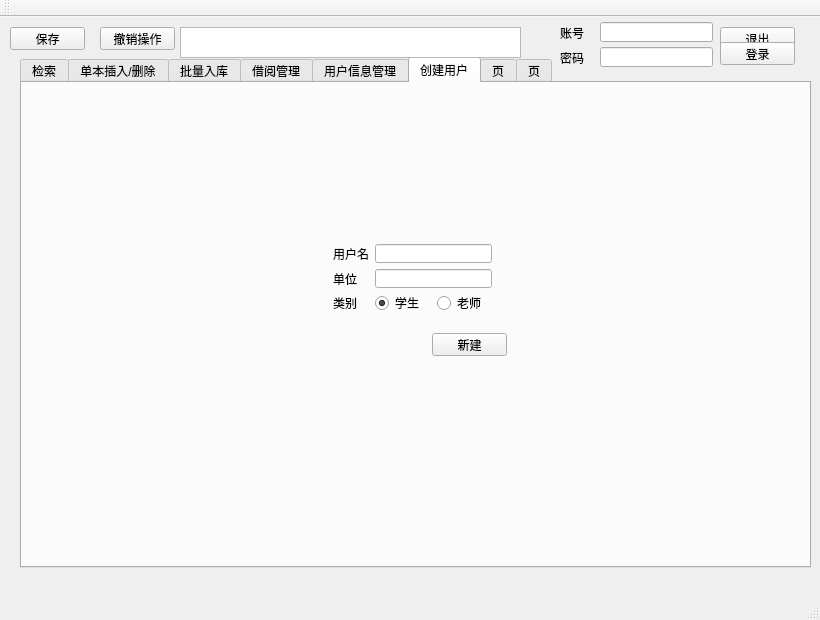
<?xml version="1.0" encoding="UTF-8"?>
<ui version="4.0">
 <class>BookSystemClass</class>
 <widget class="QMainWindow" name="BookSystemClass">
  <property name="geometry">
   <rect>
    <x>0</x>
    <y>0</y>
    <width>820</width>
    <height>620</height>
   </rect>
  </property>
  <property name="sizePolicy">
   <sizepolicy hsizetype="Expanding" vsizetype="Preferred">
    <horstretch>0</horstretch>
    <verstretch>0</verstretch>
   </sizepolicy>
  </property>
  <property name="minimumSize">
   <size>
    <width>820</width>
    <height>620</height>
   </size>
  </property>
  <property name="maximumSize">
   <size>
    <width>820</width>
    <height>620</height>
   </size>
  </property>
  <property name="windowTitle">
   <string>BookSystem</string>
  </property>
  <widget class="QWidget" name="centralWidget">
   <widget class="QTabWidget" name="tabWidget">
    <property name="geometry">
     <rect>
      <x>20</x>
      <y>40</y>
      <width>791</width>
      <height>511</height>
     </rect>
    </property>
    <property name="currentIndex">
     <number>5</number>
    </property>
    <widget class="QWidget" name="tab_1">
     <attribute name="title">
      <string>检索</string>
     </attribute>
     <widget class="QLineEdit" name="lineEdit">
      <property name="geometry">
       <rect>
        <x>50</x>
        <y>10</y>
        <width>113</width>
        <height>20</height>
       </rect>
      </property>
     </widget>
     <widget class="QLabel" name="label">
      <property name="geometry">
       <rect>
        <x>20</x>
        <y>15</y>
        <width>24</width>
        <height>12</height>
       </rect>
      </property>
      <property name="text">
       <string>书名</string>
      </property>
     </widget>
     <widget class="QTableView" name="tableView_select">
      <property name="geometry">
       <rect>
        <x>10</x>
        <y>110</y>
        <width>761</width>
        <height>361</height>
       </rect>
      </property>
     </widget>
     <widget class="QPushButton" name="pushButton_serach_empty">
      <property name="geometry">
       <rect>
        <x>540</x>
        <y>10</y>
        <width>75</width>
        <height>23</height>
       </rect>
      </property>
      <property name="text">
       <string>清空</string>
      </property>
     </widget>
     <widget class="QCheckBox" name="checkBox">
      <property name="geometry">
       <rect>
        <x>660</x>
        <y>15</y>
        <width>101</width>
        <height>16</height>
       </rect>
      </property>
      <property name="text">
       <string>仅显示有余量</string>
      </property>
     </widget>
     <widget class="QLabel" name="label_2">
      <property name="geometry">
       <rect>
        <x>180</x>
        <y>15</y>
        <width>24</width>
        <height>12</height>
       </rect>
      </property>
      <property name="text">
       <string>类别</string>
      </property>
     </widget>
     <widget class="QLineEdit" name="lineEdit_2">
      <property name="geometry">
       <rect>
        <x>210</x>
        <y>10</y>
        <width>113</width>
        <height>20</height>
       </rect>
      </property>
     </widget>
     <widget class="QLineEdit" name="lineEdit_3">
      <property name="geometry">
       <rect>
        <x>380</x>
        <y>10</y>
        <width>113</width>
        <height>20</height>
       </rect>
      </property>
     </widget>
     <widget class="QLabel" name="label_3">
      <property name="geometry">
       <rect>
        <x>350</x>
        <y>15</y>
        <width>24</width>
        <height>12</height>
       </rect>
      </property>
      <property name="text">
       <string>作者</string>
      </property>
     </widget>
     <widget class="QWidget" name="gridLayoutWidget">
      <property name="geometry">
       <rect>
        <x>370</x>
        <y>70</y>
        <width>391</width>
        <height>31</height>
       </rect>
      </property>
      <layout class="QGridLayout" name="gridLayout">
       <item row="3" column="0">
        <widget class="QRadioButton" name="radioButton_4">
         <property name="text">
          <string>默认</string>
         </property>
         <property name="checked">
          <bool>true</bool>
         </property>
        </widget>
       </item>
       <item row="3" column="2">
        <widget class="QRadioButton" name="radioButton_2">
         <property name="text">
          <string>类别</string>
         </property>
        </widget>
       </item>
       <item row="3" column="3">
        <widget class="QRadioButton" name="radioButton_3">
         <property name="text">
          <string>作者</string>
         </property>
        </widget>
       </item>
       <item row="3" column="1">
        <widget class="QRadioButton" name="radioButton">
         <property name="text">
          <string>书名</string>
         </property>
        </widget>
       </item>
       <item row="3" column="4">
        <widget class="QCheckBox" name="checkBox_2">
         <property name="text">
          <string>反向</string>
         </property>
        </widget>
       </item>
      </layout>
     </widget>
     <widget class="QLabel" name="label_4">
      <property name="geometry">
       <rect>
        <x>340</x>
        <y>80</y>
        <width>24</width>
        <height>12</height>
       </rect>
      </property>
      <property name="text">
       <string>排序</string>
      </property>
     </widget>
     <widget class="QLabel" name="label_27">
      <property name="geometry">
       <rect>
        <x>20</x>
        <y>45</y>
        <width>36</width>
        <height>12</height>
       </rect>
      </property>
      <property name="text">
       <string>出版社</string>
      </property>
     </widget>
     <widget class="QLineEdit" name="lineEdit_19">
      <property name="geometry">
       <rect>
        <x>60</x>
        <y>40</y>
        <width>113</width>
        <height>20</height>
       </rect>
      </property>
     </widget>
     <widget class="QDoubleSpinBox" name="doubleSpinBox">
      <property name="geometry">
       <rect>
        <x>220</x>
        <y>40</y>
        <width>62</width>
        <height>22</height>
       </rect>
      </property>
     </widget>
     <widget class="QDoubleSpinBox" name="doubleSpinBox_2">
      <property name="geometry">
       <rect>
        <x>310</x>
        <y>40</y>
        <width>62</width>
        <height>22</height>
       </rect>
      </property>
      <property name="maximum">
       <double>999.990000000000009</double>
      </property>
      <property name="value">
       <double>999.000000000000000</double>
      </property>
     </widget>
     <widget class="QSpinBox" name="spinBox">
      <property name="geometry">
       <rect>
        <x>440</x>
        <y>40</y>
        <width>60</width>
        <height>22</height>
       </rect>
      </property>
      <property name="minimum">
       <number>1800</number>
      </property>
      <property name="maximum">
       <number>2017</number>
      </property>
     </widget>
     <widget class="QSpinBox" name="spinBox_2">
      <property name="geometry">
       <rect>
        <x>520</x>
        <y>40</y>
        <width>60</width>
        <height>22</height>
       </rect>
      </property>
      <property name="minimum">
       <number>1800</number>
      </property>
      <property name="maximum">
       <number>2017</number>
      </property>
      <property name="value">
       <number>2017</number>
      </property>
     </widget>
     <widget class="QLabel" name="label_28">
      <property name="geometry">
       <rect>
        <x>190</x>
        <y>45</y>
        <width>54</width>
        <height>12</height>
       </rect>
      </property>
      <property name="text">
       <string>价格</string>
      </property>
     </widget>
     <widget class="QLabel" name="label_29">
      <property name="geometry">
       <rect>
        <x>290</x>
        <y>45</y>
        <width>10</width>
        <height>12</height>
       </rect>
      </property>
      <property name="text">
       <string>-</string>
      </property>
     </widget>
     <widget class="QLabel" name="label_30">
      <property name="geometry">
       <rect>
        <x>410</x>
        <y>45</y>
        <width>54</width>
        <height>12</height>
       </rect>
      </property>
      <property name="text">
       <string>年份</string>
      </property>
     </widget>
     <widget class="QLabel" name="label_31">
      <property name="geometry">
       <rect>
        <x>505</x>
        <y>45</y>
        <width>10</width>
        <height>12</height>
       </rect>
      </property>
      <property name="text">
       <string>-</string>
      </property>
     </widget>
    </widget>
    <widget class="QWidget" name="tab_2">
     <attribute name="title">
      <string>单本插入/删除</string>
     </attribute>
     <widget class="QTableView" name="tableView_insert1">
      <property name="geometry">
       <rect>
        <x>120</x>
        <y>110</y>
        <width>651</width>
        <height>361</height>
       </rect>
      </property>
     </widget>
     <widget class="QWidget" name="gridLayoutWidget_2">
      <property name="geometry">
       <rect>
        <x>10</x>
        <y>20</y>
        <width>681</width>
        <height>41</height>
       </rect>
      </property>
      <layout class="QGridLayout" name="gridLayout_2">
       <item row="0" column="0">
        <widget class="QLabel" name="label_5">
         <property name="text">
          <string>书名</string>
         </property>
        </widget>
       </item>
       <item row="1" column="0">
        <widget class="QLineEdit" name="lineEdit_4"/>
       </item>
       <item row="0" column="1">
        <widget class="QLabel" name="label_7">
         <property name="text">
          <string>出版社</string>
         </property>
        </widget>
       </item>
       <item row="1" column="1">
        <widget class="QLineEdit" name="lineEdit_5"/>
       </item>
       <item row="0" column="4">
        <widget class="QLabel" name="label_6">
         <property name="text">
          <string>类别</string>
         </property>
        </widget>
       </item>
       <item row="0" column="3">
        <widget class="QLabel" name="label_8">
         <property name="text">
          <string>作者</string>
         </property>
        </widget>
       </item>
       <item row="0" column="2">
        <widget class="QLabel" name="label_9">
         <property name="text">
          <string>出版年份</string>
         </property>
        </widget>
       </item>
       <item row="0" column="5">
        <widget class="QLabel" name="label_10">
         <property name="text">
          <string>价格</string>
         </property>
        </widget>
       </item>
       <item row="0" column="6">
        <widget class="QLabel" name="label_11">
         <property name="text">
          <string>数量</string>
         </property>
        </widget>
       </item>
       <item row="1" column="2">
        <widget class="QLineEdit" name="lineEdit_6"/>
       </item>
       <item row="1" column="3">
        <widget class="QLineEdit" name="lineEdit_7"/>
       </item>
       <item row="1" column="4">
        <widget class="QLineEdit" name="lineEdit_8"/>
       </item>
       <item row="1" column="5">
        <widget class="QLineEdit" name="lineEdit_9"/>
       </item>
       <item row="1" column="6">
        <widget class="QLineEdit" name="lineEdit_10"/>
       </item>
      </layout>
     </widget>
     <widget class="QPushButton" name="pushButton_insert1">
      <property name="geometry">
       <rect>
        <x>700</x>
        <y>30</y>
        <width>75</width>
        <height>23</height>
       </rect>
      </property>
      <property name="text">
       <string>插入</string>
      </property>
     </widget>
     <widget class="QTableView" name="tableView_insert1_type">
      <property name="geometry">
       <rect>
        <x>10</x>
        <y>130</y>
        <width>91</width>
        <height>341</height>
       </rect>
      </property>
     </widget>
     <widget class="QLabel" name="label_12">
      <property name="geometry">
       <rect>
        <x>10</x>
        <y>110</y>
        <width>92</width>
        <height>13</height>
       </rect>
      </property>
      <property name="text">
       <string>类别</string>
      </property>
     </widget>
     <widget class="QLabel" name="label_13">
      <property name="geometry">
       <rect>
        <x>470</x>
        <y>0</y>
        <width>311</width>
        <height>20</height>
       </rect>
      </property>
      <property name="text">
       <string>如果信息完全相同则自动合并,插入时ID根据类别自动生成</string>
      </property>
     </widget>
     <widget class="QPushButton" name="pushButton_delete">
      <property name="geometry">
       <rect>
        <x>700</x>
        <y>75</y>
        <width>75</width>
        <height>23</height>
       </rect>
      </property>
      <property name="text">
       <string>删除</string>
      </property>
     </widget>
     <widget class="QLabel" name="label_14">
      <property name="geometry">
       <rect>
        <x>605</x>
        <y>65</y>
        <width>54</width>
        <height>12</height>
       </rect>
      </property>
      <property name="text">
       <string>ID</string>
      </property>
     </widget>
     <widget class="QLineEdit" name="lineEdit_11">
      <property name="geometry">
       <rect>
        <x>600</x>
        <y>80</y>
        <width>91</width>
        <height>20</height>
       </rect>
      </property>
     </widget>
    </widget>
    <widget class="QWidget" name="tab_3">
     <attribute name="title">
      <string>批量入库</string>
     </attribute>
     <widget class="QTableView" name="tableView_insert2">
      <property name="geometry">
       <rect>
        <x>20</x>
        <y>40</y>
        <width>751</width>
        <height>431</height>
       </rect>
      </property>
     </widget>
     <widget class="QPushButton" name="pushButton_4">
      <property name="geometry">
       <rect>
        <x>30</x>
        <y>10</y>
        <width>75</width>
        <height>23</height>
       </rect>
      </property>
      <property name="text">
       <string>读取</string>
      </property>
     </widget>
     <widget class="QPushButton" name="pushButton_5">
      <property name="geometry">
       <rect>
        <x>680</x>
        <y>10</y>
        <width>75</width>
        <height>23</height>
       </rect>
      </property>
      <property name="text">
       <string>插入</string>
      </property>
     </widget>
     <widget class="QPushButton" name="pushButton_6">
      <property name="geometry">
       <rect>
        <x>120</x>
        <y>10</y>
        <width>75</width>
        <height>23</height>
       </rect>
      </property>
      <property name="text">
       <string>清空</string>
      </property>
     </widget>
     <widget class="QPushButton" name="pushButton_7">
      <property name="geometry">
       <rect>
        <x>270</x>
        <y>10</y>
        <width>75</width>
        <height>23</height>
       </rect>
      </property>
      <property name="text">
       <string>删除此条</string>
      </property>
     </widget>
    </widget>
    <widget class="QWidget" name="tab_4">
     <attribute name="title">
      <string>借阅管理</string>
     </attribute>
     <widget class="QTableView" name="tableView_borrow">
      <property name="geometry">
       <rect>
        <x>20</x>
        <y>120</y>
        <width>751</width>
        <height>181</height>
       </rect>
      </property>
     </widget>
     <widget class="QLabel" name="label_15">
      <property name="geometry">
       <rect>
        <x>20</x>
        <y>30</y>
        <width>54</width>
        <height>12</height>
       </rect>
      </property>
      <property name="text">
       <string>card_ID</string>
      </property>
     </widget>
     <widget class="QLineEdit" name="lineEdit_12">
      <property name="geometry">
       <rect>
        <x>80</x>
        <y>25</y>
        <width>92</width>
        <height>20</height>
       </rect>
      </property>
     </widget>
     <widget class="QPushButton" name="pushButton_10">
      <property name="geometry">
       <rect>
        <x>190</x>
        <y>65</y>
        <width>75</width>
        <height>23</height>
       </rect>
      </property>
      <property name="text">
       <string>借书</string>
      </property>
     </widget>
     <widget class="QLabel" name="label_17">
      <property name="geometry">
       <rect>
        <x>20</x>
        <y>70</y>
        <width>54</width>
        <height>12</height>
       </rect>
      </property>
      <property name="text">
       <string>book_ID</string>
      </property>
     </widget>
     <widget class="QLineEdit" name="lineEdit_14">
      <property name="geometry">
       <rect>
        <x>80</x>
        <y>65</y>
        <width>92</width>
        <height>20</height>
       </rect>
      </property>
     </widget>
     <widget class="QTableView" name="tableView_borrow_book">
      <property name="geometry">
       <rect>
        <x>20</x>
        <y>350</y>
        <width>751</width>
        <height>121</height>
       </rect>
      </property>
     </widget>
     <widget class="QLabel" name="label_18">
      <property name="geometry">
       <rect>
        <x>20</x>
        <y>100</y>
        <width>54</width>
        <height>12</height>
       </rect>
      </property>
      <property name="text">
       <string>借书记录</string>
      </property>
     </widget>
     <widget class="QLabel" name="label_19">
      <property name="geometry">
       <rect>
        <x>20</x>
        <y>320</y>
        <width>54</width>
        <height>12</height>
       </rect>
      </property>
      <property name="text">
       <string>书目浏览</string>
      </property>
     </widget>
     <widget class="QLabel" name="label_20">
      <property name="geometry">
       <rect>
        <x>270</x>
        <y>20</y>
        <width>54</width>
        <height>12</height>
       </rect>
      </property>
      <property name="text">
       <string>用户信息</string>
      </property>
     </widget>
     <widget class="QTableView" name="tableView_borrow_info">
      <property name="geometry">
       <rect>
        <x>330</x>
        <y>20</y>
        <width>431</width>
        <height>61</height>
       </rect>
      </property>
     </widget>
     <widget class="QPushButton" name="pushButton_11">
      <property name="geometry">
       <rect>
        <x>690</x>
        <y>90</y>
        <width>75</width>
        <height>23</height>
       </rect>
      </property>
      <property name="text">
       <string>还书</string>
      </property>
     </widget>
    </widget>
    <widget class="QWidget" name="tab_5">
     <attribute name="title">
      <string>用户信息管理</string>
     </attribute>
     <widget class="QLabel" name="label_16">
      <property name="geometry">
       <rect>
        <x>20</x>
        <y>30</y>
        <width>54</width>
        <height>12</height>
       </rect>
      </property>
      <property name="text">
       <string>card_ID</string>
      </property>
     </widget>
     <widget class="QLineEdit" name="lineEdit_13">
      <property name="geometry">
       <rect>
        <x>80</x>
        <y>25</y>
        <width>92</width>
        <height>20</height>
       </rect>
      </property>
     </widget>
     <widget class="QTableView" name="tableView_user">
      <property name="geometry">
       <rect>
        <x>10</x>
        <y>110</y>
        <width>761</width>
        <height>351</height>
       </rect>
      </property>
     </widget>
     <widget class="QPushButton" name="pushButton_8">
      <property name="geometry">
       <rect>
        <x>680</x>
        <y>70</y>
        <width>75</width>
        <height>23</height>
       </rect>
      </property>
      <property name="text">
       <string>删除</string>
      </property>
     </widget>
    </widget>
    <widget class="QWidget" name="tab_6">
     <attribute name="title">
      <string>创建用户</string>
     </attribute>
     <widget class="QWidget" name="gridLayoutWidget_3">
      <property name="geometry">
       <rect>
        <x>300</x>
        <y>150</y>
        <width>181</width>
        <height>90</height>
       </rect>
      </property>
      <layout class="QGridLayout" name="gridLayout_3">
       <item row="1" column="1">
        <widget class="QLineEdit" name="lineEdit_16"/>
       </item>
       <item row="2" column="0">
        <widget class="QLabel" name="label_23">
         <property name="text">
          <string>类别</string>
         </property>
        </widget>
       </item>
       <item row="0" column="1">
        <widget class="QLineEdit" name="lineEdit_15"/>
       </item>
       <item row="1" column="0">
        <widget class="QLabel" name="label_21">
         <property name="text">
          <string>单位</string>
         </property>
        </widget>
       </item>
       <item row="0" column="0">
        <widget class="QLabel" name="label_22">
         <property name="text">
          <string>用户名</string>
         </property>
        </widget>
       </item>
       <item row="2" column="1">
        <layout class="QGridLayout" name="gridLayout_4">
         <item row="0" column="1">
          <widget class="QRadioButton" name="radioButton_5">
           <property name="text">
            <string>老师</string>
           </property>
          </widget>
         </item>
         <item row="0" column="0">
          <widget class="QRadioButton" name="radioButton_6">
           <property name="text">
            <string>学生</string>
           </property>
           <property name="checked">
            <bool>true</bool>
           </property>
          </widget>
         </item>
        </layout>
       </item>
      </layout>
     </widget>
     <widget class="QPushButton" name="pushButton_9">
      <property name="geometry">
       <rect>
        <x>410</x>
        <y>250</y>
        <width>75</width>
        <height>23</height>
       </rect>
      </property>
      <property name="text">
       <string>新建</string>
      </property>
     </widget>
    </widget>
    <widget class="QWidget" name="tab_7">
     <attribute name="title">
      <string>页</string>
     </attribute>
     <widget class="QTableView" name="tableView_info">
      <property name="geometry">
       <rect>
        <x>10</x>
        <y>10</y>
        <width>761</width>
        <height>461</height>
       </rect>
      </property>
     </widget>
    </widget>
    <widget class="QWidget" name="tab_8">
     <attribute name="title">
      <string>页</string>
     </attribute>
     <widget class="QTableView" name="tableView_info_2">
      <property name="geometry">
       <rect>
        <x>10</x>
        <y>10</y>
        <width>761</width>
        <height>461</height>
       </rect>
      </property>
     </widget>
    </widget>
   </widget>
   <widget class="QPushButton" name="pushButton">
    <property name="geometry">
     <rect>
      <x>720</x>
      <y>10</y>
      <width>75</width>
      <height>23</height>
     </rect>
    </property>
    <property name="text">
     <string>退出</string>
    </property>
   </widget>
   <widget class="QPushButton" name="pushButton_2">
    <property name="geometry">
     <rect>
      <x>100</x>
      <y>10</y>
      <width>75</width>
      <height>23</height>
     </rect>
    </property>
    <property name="text">
     <string>撤销操作</string>
    </property>
   </widget>
   <widget class="QPushButton" name="pushButton_3">
    <property name="geometry">
     <rect>
      <x>10</x>
      <y>10</y>
      <width>75</width>
      <height>23</height>
     </rect>
    </property>
    <property name="text">
     <string>保存</string>
    </property>
   </widget>
   <widget class="QPlainTextEdit" name="plainTextEdit_3">
    <property name="geometry">
     <rect>
      <x>180</x>
      <y>10</y>
      <width>341</width>
      <height>31</height>
     </rect>
    </property>
   </widget>
   <widget class="QPushButton" name="pushButton_12">
    <property name="geometry">
     <rect>
      <x>720</x>
      <y>25</y>
      <width>75</width>
      <height>23</height>
     </rect>
    </property>
    <property name="text">
     <string>登录</string>
    </property>
   </widget>
   <widget class="QLabel" name="label_24">
    <property name="geometry">
     <rect>
      <x>600</x>
      <y>10</y>
      <width>120</width>
      <height>12</height>
     </rect>
    </property>
    <property name="text">
     <string>TextLabel</string>
    </property>
   </widget>
   <widget class="QLineEdit" name="lineEdit_17">
    <property name="geometry">
     <rect>
      <x>600</x>
      <y>30</y>
      <width>113</width>
      <height>20</height>
     </rect>
    </property>
   </widget>
   <widget class="QLineEdit" name="lineEdit_18">
    <property name="geometry">
     <rect>
      <x>600</x>
      <y>5</y>
      <width>113</width>
      <height>20</height>
     </rect>
    </property>
   </widget>
   <widget class="QLabel" name="label_25">
    <property name="geometry">
     <rect>
      <x>560</x>
      <y>10</y>
      <width>24</width>
      <height>12</height>
     </rect>
    </property>
    <property name="text">
     <string>账号</string>
    </property>
   </widget>
   <widget class="QLabel" name="label_26">
    <property name="geometry">
     <rect>
      <x>560</x>
      <y>35</y>
      <width>54</width>
      <height>12</height>
     </rect>
    </property>
    <property name="text">
     <string>密码</string>
    </property>
   </widget>
  </widget>
  <widget class="QMenuBar" name="menuBar">
   <property name="geometry">
    <rect>
     <x>0</x>
     <y>0</y>
     <width>820</width>
     <height>23</height>
    </rect>
   </property>
  </widget>
  <widget class="QToolBar" name="mainToolBar">
   <attribute name="toolBarArea">
    <enum>TopToolBarArea</enum>
   </attribute>
   <attribute name="toolBarBreak">
    <bool>false</bool>
   </attribute>
  </widget>
  <widget class="QStatusBar" name="statusBar"/>
 </widget>
 <layoutdefault spacing="6" margin="11"/>
 <resources>
  <include location="BookSystem.qrc"/>
 </resources>
 <connections/>
</ui>
